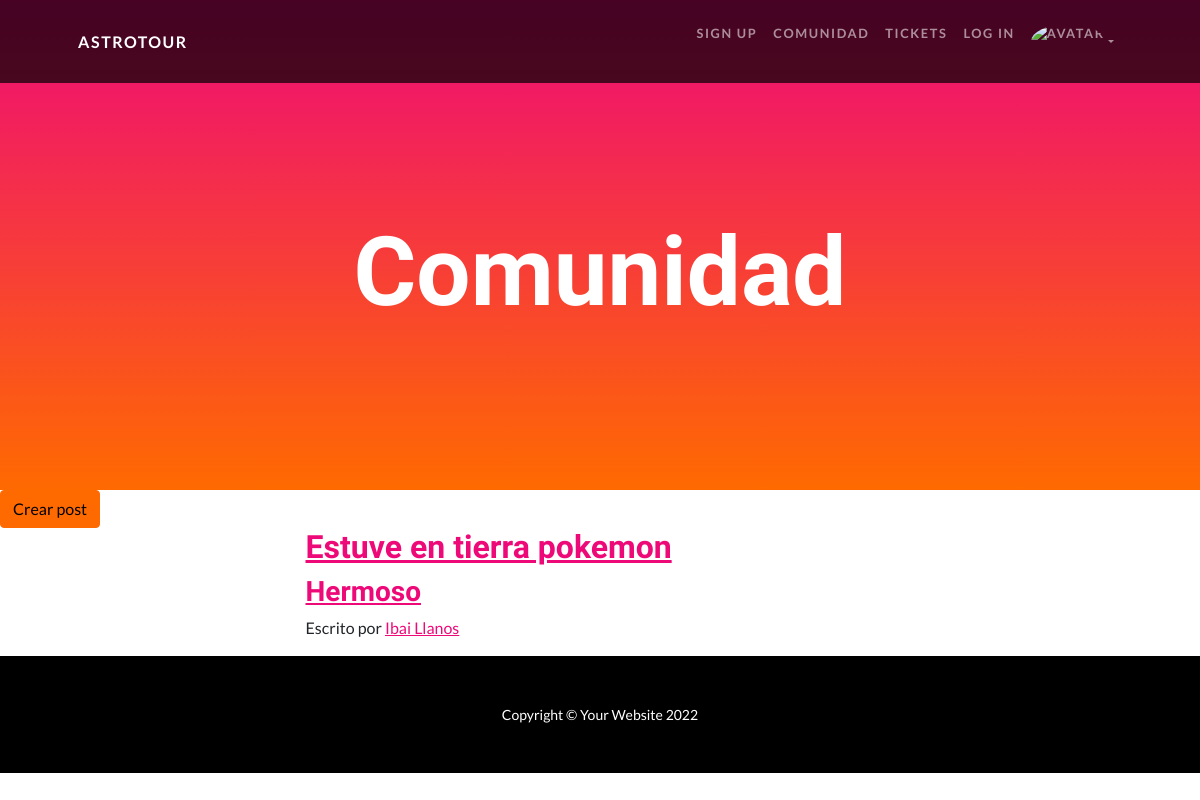
The page /comunidad/posteos (signed in) on the database its author committed.
### Comunidad/models.py (models this page shows, shortened)
class Posts(models.Model):
    usuario = models.ForeignKey(Astroturista, on_delete= models.CASCADE)
    nombre_post = models.CharField(max_length= 50)
    descripcion = models.CharField(max_length= 50)
    texto = models.TextField()
    imagen = models.ImageField(upload_to = "imagen")

### Usuario/models.py (models this page shows)
class Astroturista(models.Model):
    peso = models.IntegerField()
    pasaporte_espacial = models.IntegerField()
    nombre = models.CharField(max_length = 30)
    apellido = models.CharField(max_length = 30)
    email = models.EmailField()
    user = models.OneToOneField(User, on_delete=models.CASCADE)
    avatar = models.ImageField(upload_to = "avatares")
    def __str__(self):
        return f"{self.nombre} {self.apellido}"

### Comunidad/views.py (the view)
# urls.py: path("posteos", views.posteos, name = "Ver_post"),
def posteos(request):
    post = Posts.objects.all()
    contexto={
        'post': post,
        'posteos': posteos
    }
    return render(request, 'inicio_posts.html', contexto)

### Comunidad/templates/inicio_posts.html
{% extends "padre_comunidad.html" %}
{% block ContenidoQueCambia %}
{% if request.user.is_authenticated %}
<a type="btn" class="btn btn-secondary" href="{% url 'Crear_posts' %}">Crear post</a>
{% endif %}
{% for posteo in post %}
<section>
    <div class="container px-4 px-lg-5">
        <div class="row gx-4 gx-lg-5 justify-content-center">
            <div class="col-md-10 col-lg-8 col-xl-7">
                <div class="post-preview">
                    <a href="{% url 'Mostrar_posts' posteo.pk %}">
                        <h2 class="post-title">{{posteo.nombre_post}}</h2>
                        <h3 class="post-subtitle">{{posteo.descripcion}}</h3>
                    </a>
                        <p class="post-meta">
                            Escrito por
                            <a href="{% url 'Perfil-astro' posteo.usuario.user.pk %}">{{posteo.usuario}}</a>
                        </p>
                </div>
            </div>
        </div>
    </div>
</section>
{% endfor %}
{% endblock ContenidoQueCambia %}

### rows shown on the page
Posts: nombre_post "Estuve en tierra pokemon", descripcion "Hermoso", usuario "Ibai Llanos"
